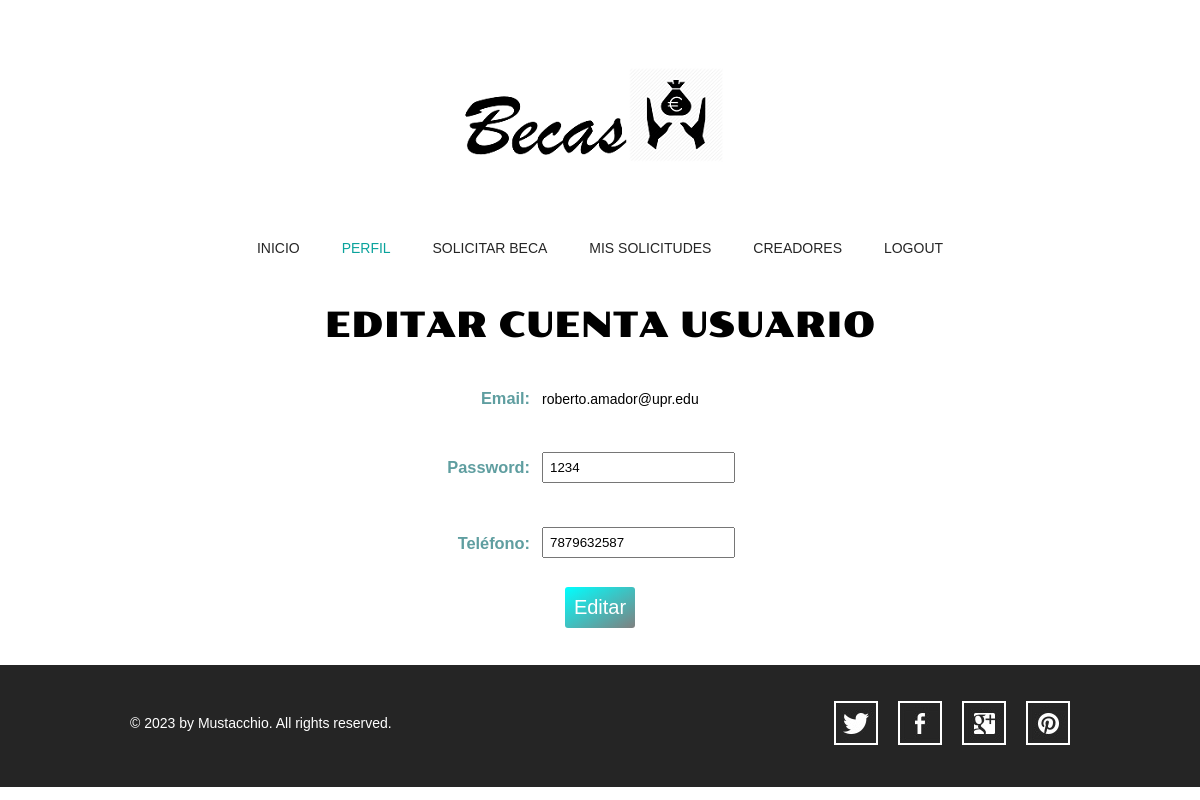
/user/editar_usuario.php?user_id=4 (signed in), run on the app's committed database.
### tables this page shows
CREATE TABLE `usuarios` (
  `user_id` int(3) NOT NULL AUTO_INCREMENT,
  `email` varchar(40) NOT NULL,
  `pass` varchar(20) NOT NULL,
  `tel` varchar(11) NOT NULL,
  `status` varchar(10) NOT NULL,
  PRIMARY KEY (`user_id`),
  KEY `email` (`email`),
  CONSTRAINT `usuarios_ibfk_1` FOREIGN KEY (`email`) REFERENCES `estudiantes` (`email`) ON DELETE NO ACTION ON UPDATE CASCADE
);

### user/editar_usuario.php (the view, shortened to what this page needs)
<!doctype html>
<?php
include('../conectiondb.php');
?>
<html>
    <head>
        <link rel="stylesheet" type="text/css" href="../css/style.css">
        <link rel="stylesheet" type="text/css" href="../css/mobile.css" media="screen and (max-width : 568px)">
    </head>
    <body>
        <div id="header">
            <a href="index.html" class="logo">
                <img src="../images/Logo_icon.png" alt="">
            </a>
            <ul id="navigation">
                <li>
                    <a href="index.php">Inicio</a>
                </li>
                <li class="selected">
                    <a href="perfil_usuario.php">Perfil</a>
                </li>
                <li>
                    <a href="solicitud_ayuda_economica.php">Solicitar Beca</a>
                </li>
                <li>
                    <a href="solicitudes_usuario.php">Mis Solicitudes</a>
                </li>
                <li>
                    <a href="creadores.php">Creadores</a>
                </li>
                <li>
                    <a href="../logout.php">Logout</a>
                </li>
            </ul>
        </div>
        <div id="body">
            <?php
            if(isset($_GET['user_id']) && is_numeric($_GET['user_id']))
            {
                $query = "SELECT *
			 FROM usuarios
			 WHERE user_id={$_SESSION['user_id']}";
                if ($r = mysqli_query($dbc, $query))
                {
                    $row = mysqli_fetch_array($r);
                    print '<div><center><h1 style="color:black">Editar Cuenta Usuario</h1>
      <form action="editar_usuario.php" method="post">
      <table id="table2" width="349" border="0">
        <tr>
          <td align="right"><h3 for="email">Email: </h3></td>
          <td align="left"><label for="email"></label>'.$row['email'].'
          </td>
        </tr>
        <tr>
          <td align="right"><h3 for="pass">Password: </h3></td>
          <td align="left">
          <h3><input style="padding:6px" type="pass" name="pass" id="pass"  value="'.$row['pass'].'" required/></h3>
          </td>
        </tr>
        <tr>
          <td align="right"><h3 for="tel">Teléfono: </h3></td>
          <td align="left">
          <h3><input style="padding:6px" type="tel" name="tel" id="tel" value="'.$row['tel'].'"/></h3>
          </td>
        </tr>
        <tr>
        <td colspan="2" align="center">
          <input class="b1" type="submit" name="Editar" id="Editar" value="Editar" />
		  <input type="hidden" name="user_id" value="'.$_SESSION['user_id'].'" />
        </td>
        </tr>
    </table>
    </form>
    </center>
   </div>';
                }
                else
                    print '<h3 style="color:red;">No se puede mostrar la información del usuario ya que ocurrió el error:<br />' . mysqli_error($dbc) . '</h3>';
            }
            ?>
        </div>
        <div id="footer">
            <div>
                <p>&copy; 2023 by Mustacchio. All rights reserved.</p>
                <ul>
                    <li>
                        <a href="http://freewebsitetemplates.com/go/twitter/" id="twitter">twitter</a>
                    </li>
                    <li>
                        <a href="http://freewebsitetemplates.com/go/facebook/" id="facebook">facebook</a>
                    </li>
                    <li>
                        <a href="http://freewebsitetemplates.com/go/googleplus/" id="googleplus">googleplus</a>
                    </li>
                    <li>
                        <a href="http://pinterest.com/fwtemplates/" id="pinterest">pinterest</a>
                    </li>
                </ul>
            </div>
        </div>
    </body>
</html>

### css/style.css (style rules this page uses)
body { background: #fff; font-family: Arial, Helvetica, sans-serif; font-size: 14px; font-weight: normal; line-height: 1; margin: 0; min-width: 960px; padding: 0; }
p { color: #252525; line-height: 24px; margin: 0; padding: 0; }
#header { margin: 0 auto; padding: 44px 0 50px; text-align: center; width: 960px; }
#header a.logo { display: block; margin: 0 auto; padding: 0; width: 340px; }
#header a.logo img { border: 0; display:flex; margin: 0; padding: 0; }
#header ul { margin: 0; padding: 56px 0 0; }
#header ul li { display: inline; list-style: none; margin: 0; padding: 0 19px; }
#header ul li a { color: #252525; display: inline-block; font-family: "Arial Black", Gadget, sans-serif; font-size: 14px; font-weight: normal; margin: 0; padding: 0 0 3px; text-decoration: none; text-transform: uppercase; }
#header ul li a:hover, #header ul li.selected a { color: #0ba39c; }
#body { margin: 0; padding: 0 0 30px; text-align: center; }
#body h1 { color: #fff; display: inline; font-family: poller_oneregular; font-size: 35px; font-weight: normal; margin: 0; padding: 0; text-transform: uppercase; }
#body > div { margin: 0 auto; padding: 0; width: 960px; }
#body form { margin: 0 auto; padding: 24px 0 0; width: 520px; }
#footer { background: #252525; margin: 0; padding: 36px 0 42px; }
#footer div { margin: 0 auto; overflow: hidden; padding: 0; width: 960px; }
#footer div p { color: #fff; float: left; line-height: 44px; margin: 0 0 0 10px; padding: 0; }
#footer div ul { display: block; float: right; margin: 0; overflow: hidden; padding: 0; width: 256px; }
#footer div ul li { display: block; float: left; list-style: none; margin: 0 10px; padding: 0; width: 44px; }
#footer div ul li a { background: url(../images/icons.jpg) no-repeat 0 0; display: block; height: 44px; margin: 0; padding: 0; text-indent: -99999px; width: 44px; }
#footer div ul li #twitter { background-position: 0 0; }
#footer div ul li #facebook { background-position: 0 -44px; }
#footer div ul li #googleplus { background-position: 0 -88px; }
#footer div ul li #pinterest { background-position: 0 -132px; }
.b1 { color:white; background-color:blue; font-size: 20px; background-image: linear-gradient(to bottom right, aqua, gray); padding: 9px; border: none; border-radius: 3px; }
table td { padding:5px; }
table h3 { color:white; }

### css/mobile.css (style rules this page uses)
body { min-width: 0; }
#header { padding: 20px 0; position: relative; width: 100%; }
#header a.logo { width: 80%; }
#header a.logo img { width: 100%; }
#header ul { border: 1px solid #fff; display: none; left: 50%; margin-left: -45%; padding: 0; position: absolute; width: 90%; z-index: 1001; }
#header ul li { border-top: 1px solid #fff; display: block; margin: 0; padding: 0; position: relative; }
#header > ul > li:first-child { border: 0; }
#header ul li a { background: rgba(11, 163, 156, 0.9); color: #fff; display: block; font-family: Arial, Helvetica, sans-serif; font-size: 16px; font-weight: normal; height: 49px; line-height: 49px; padding: 0 15px; text-align: left; }
#header ul li a:hover, #header ul li.selected a { background: rgba(0, 0, 0, 0.9); color: #fff; }
#body { width: 100%; }
#body h1 { display: block; font-size: 20px; margin: 0 auto; width: 90%; }
#body > div { padding: 0 5%; width: 90%; }
#body form { width: 100%; }
#body form input, #body form textarea { margin: 0 0 20px; padding: 10px; width: 84%; }
#footer { padding: 10px 0 25px; }
#footer div { overflow: visible; width: 100%; }
#footer div p { float: none; margin: 0; text-align: center; }
#footer div ul { float: none; margin: 0 auto; width: 256px; }

### user/editar_usuario.php (style rules this page uses)
table h3 { color:cadetblue; }
.b1 { color:white; background-color:blue; font-size: 20px; background-image: linear-gradient(to bottom right, aqua, gray); padding: 9px; border: none; border-radius: 3px; }

### data on the page
usuarios: email "roberto.amador@upr.edu", pass "1234", tel "7879632587"
